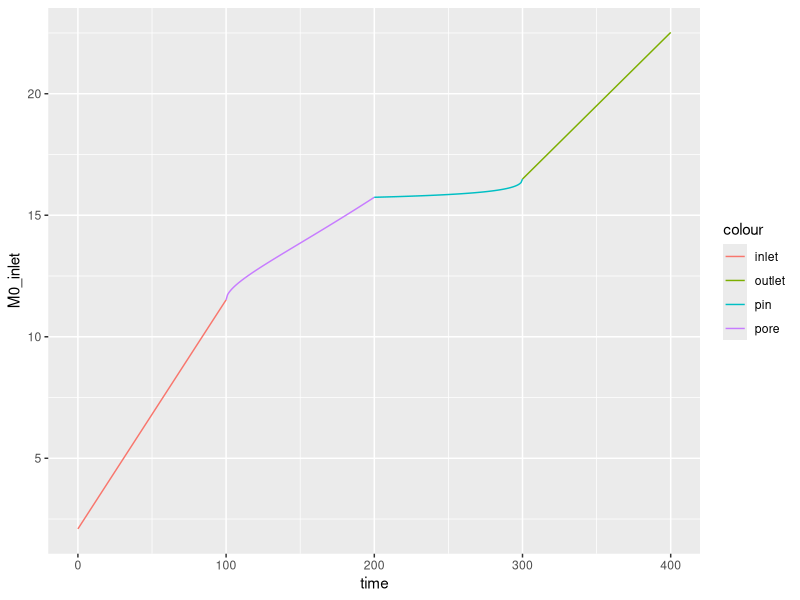
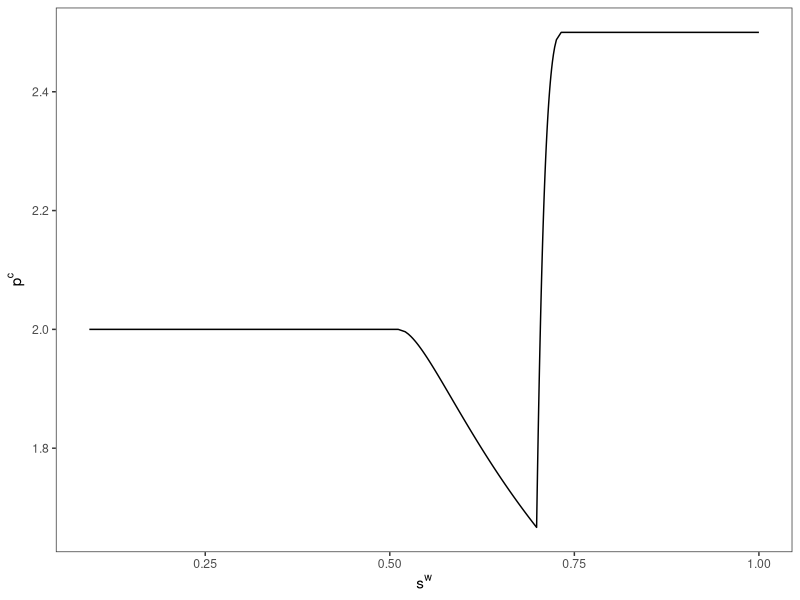

These charts were generated, in order, by the following R code:
require("ggplot2")

GGTHEME<-theme_bw()+theme(panel.grid.major = element_blank(),panel.grid.minor = element_blank())

PI=3.14159

CapVolume<-function(a,h){
	volume<-PI*h*(3*a^2+h^2)/6
	return(volume)
}

CapArea<-function(R,h){
	area<-2*PI*R*h
	return(area)
}

BulbVolume<-function(a1,a2,h){
	volume<-PI*h*(3*a1^2+3*a2^2+h^2)/6
	return(volume)
}

CylArea<-function(R,h){
	area<-2*PI*R*h
	return(area)
}

CylVolume<-function(R,h){
	volume<-PI*R^2*h
	return(volume)
}

# Geometry
L1 = 3.0
L2 = 3.0
r1=1.0
r2=0.8
#Radius of the bulb
Rb=1.2
# Length of the bulb
Hb=sqrt(Rb^2-r1^2)+sqrt(Rb^2-r2^2)

time=seq(0,100)
time_inlet<-time

M0_inlet<-CapVolume(r1,r1)+CylVolume(r1,time*0.01*L1)
M1_inlet<-CapArea(r1,r1)+CylArea(r1,time*0.01*L1)
M2_inlet<-2*CapArea(r1,r1)/r1+CylArea(r1,time*0.03)/r1
Jwn_inlet<-2/r1

# radius of the fluid interface while contact line is pinned
rt_pore<-r1+0.01*(Rb-r1)*time
# height of the spherical cap at the inlet side 
ht_pore<-(rt_pore-sqrt(rt_pore^2-r1^2))
# depth of penetration into the pore
xt_pore<-2*rt_pore-ht_pore

time_pore<-time+100
M0_pore<-CylVolume(r1,L1)+pi*xt_pore*(3*r1^2+xt_pore^2)/6
M1_pore<-CylArea(r1,L1)+2*pi*rt_pore*xt_pore
M2_pore<-2*CapArea(r1,r1)/r1+CylArea(r1,L1)/r1+2*pi*xt_pore
Jwn_pore<-2/rt_pore

rt_pin<-Rb+(r2-Rb)*time*0.01
ht_pin<-rt_pin-sqrt(rt_pin^2-r2^2)
M0_pin<-CylVolume(r1,L1)+BulbVolume(r1,r2,Hb)+pi*ht_pin*(3*r2^2+ht_pin^2)/6
M1_pin<-CylArea(r1,L1)+2*pi*Rb*Hb+2*pi*rt_pin*ht_pin
M2_pin<-2*CapArea(r1,r1)/r1+CylArea(r1,L1)/r1+2*pi*Hb+2*pi*ht_pin
Jwn_pin<-2/rt_pin

time_outlet<-time_pore+100;
Jwn_outlet<-2/r2
M0_outlet<-CylVolume(r1,L1)+BulbVolume(r1,r2,Hb)+CapVolume(r2,r2)+CylVolume(r2,time*0.01*L2)
M1_outlet<-CylArea(r1,L1)+CapArea(Rb,Hb)+CapArea(r2,r2)+CylArea(r2,time*0.01*L2)
M2_outlet<-2*CapArea(r2,r2)/r2+CylArea(r2,time*0.01*L2)/r2

M0<-as.vector(rbind(M0_inlet,M0_pore,M0_pin,M0_outlet))
Jwn<-as.vector(rbind(Jwn_inlet,Jwn_pore,Jwn_pin,Jwn_outlet))

Vol=max(M0)
sw<-M0/Vol

p1<-ggplot()+geom_line(aes(time,M0_inlet,color="inlet"))+
	geom_line(aes(time+100,M0_pore,color="pore"))+
	geom_line(aes(time+200,M0_pin,color="pin"))+
	geom_line(aes(time+300,M0_outlet,color="outlet"))

p2<-ggplot()+geom_line(aes(sw,Jwn))+GGTHEME+
	xlab(expression(s^w))+ylab(expression(p^c))


